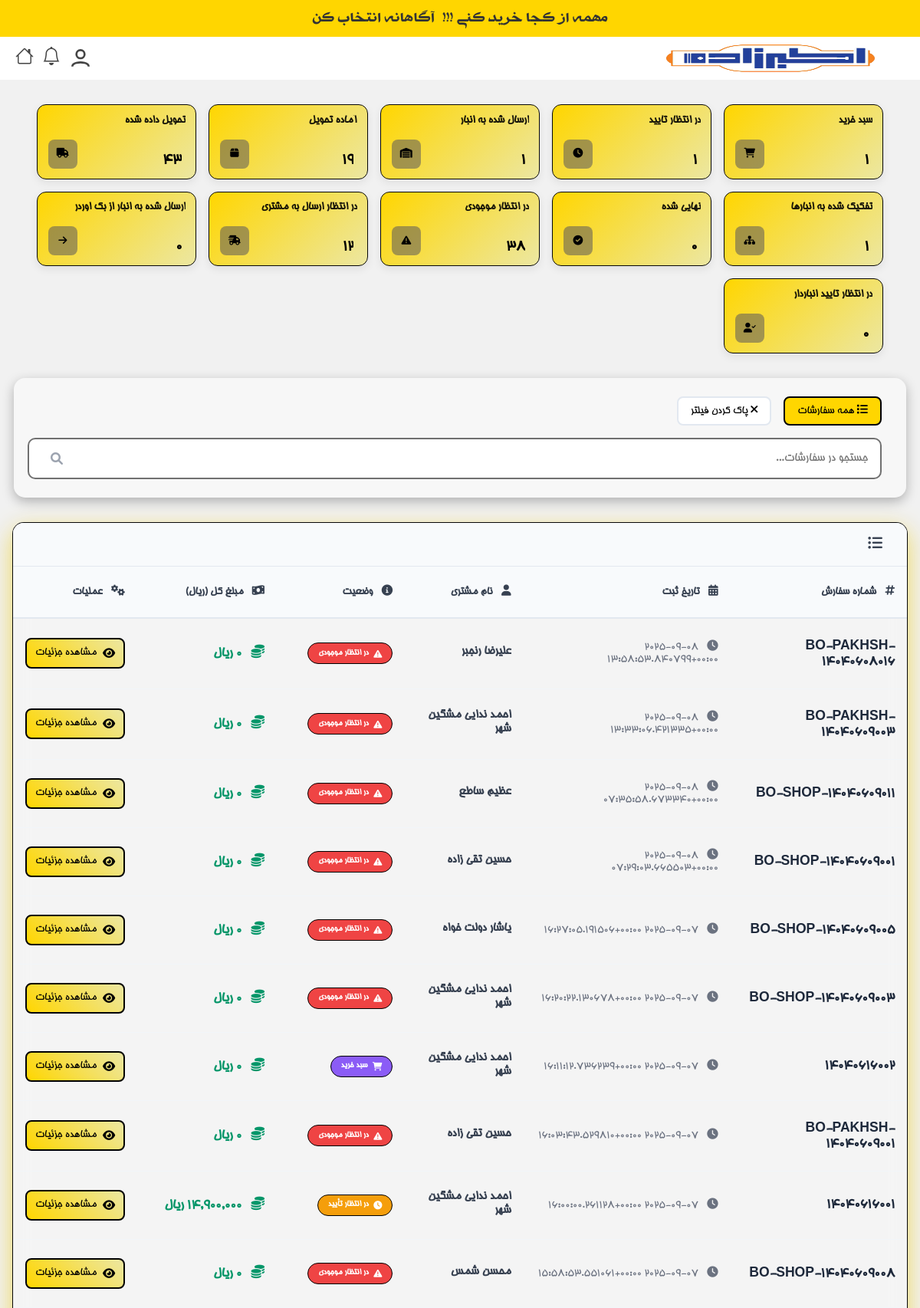
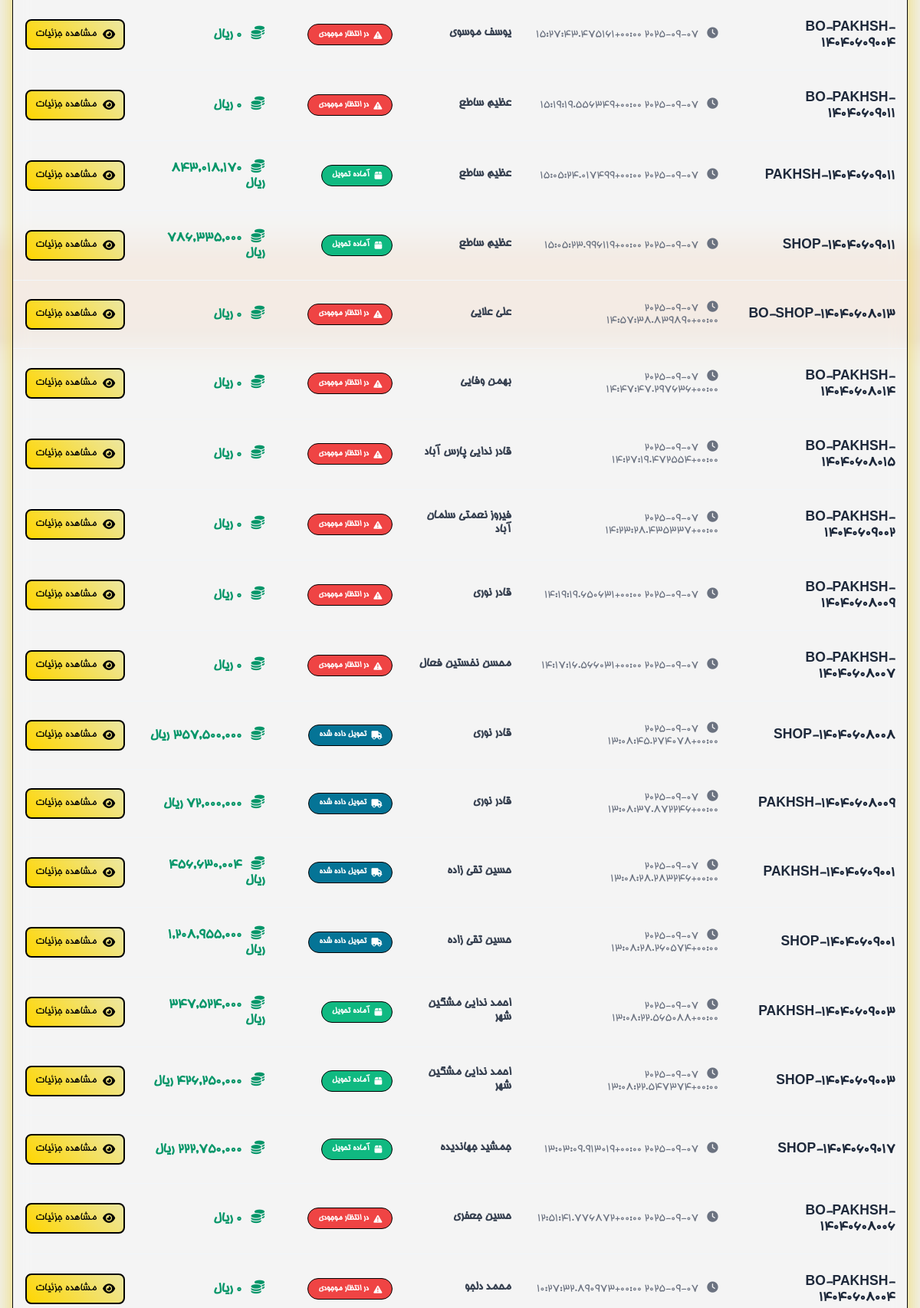
/order/ (signed in, upper part), run on the app's committed database (2 pictures, top to bottom).
### products/models.py (models this page shows, shortened)
class Order(models.Model):
    STATUS_CHOICES = [
        ('cart', 'سبد خرید'),
        ('pending', 'در انتظار تأیید'),
        ('warehouse', 'ارسال شده به انبار'),
        ('ready', 'آماده تحویل'),
        ('delivered', 'تحویل داده شده'),
        ('parent', 'تفکیک شده به انبارها'),
        ('completed', 'نهایی شده'),
        ('backorder', 'در انتظار موجودی'),
        ('waiting_for_customer_shipment', 'در انتظار ارسال به مشتری'),
        ('sent_to_warehouse', ' ارسال شده به انبار از بک اوردر'),
        ('waiting_for_warehouse_confirmation', 'در انتظار تایید انباردار'),
    ]
    order_number = models.CharField(
        max_length=100,
        unique=True,
        verbose_name="شماره درخواست",
        blank=True,
        null=True
    )
    document_number = models.CharField(
        max_length=100,
        blank=True,
        null=True,
        verbose_name="شماره سند"
    )
    package_count = models.PositiveIntegerField(
        default=0,
        null=True,
        blank=True,
        verbose_name="تعداد بسته"
    )
    courier_name = models.CharField(
        max_length=100,
        blank=True,
        null=True,
        verbose_name="نام پیک"
    )
    visitor_name = models.CharField(max_length=100, verbose_name="نام ویزیتور")
    customer = models.ForeignKey(
        Customer,
        on_delete=models.PROTECT,   # پیشنهاد امنیتی: سفارش بدون مشتری باقی نماند
        verbose_name="مشتری"
    )
    created_at = models.DateTimeField(auto_now_add=True, verbose_name="تاریخ ثبت")
    updated_at = models.DateTimeField(auto_now=True, verbose_name="تاریخ به‌روزرسانی")
    payment_term = models.CharField(
        max_length=10,
        choices=Product.PAYMENT_TERMS_CHOICES,
        verbose_name="شرایط تسویه"
    )
    status = models.CharField(
        max_length=100,
        choices=STATUS_CHOICES,
        default='pending',
        verbose_name="وضعیت سفارش"
    )
    parent = models.ForeignKey(
        'self',
        on_delete=models.SET_NULL,
        null=True,
        blank=True,
        related_name='children',
        verbose_name="سفارش مادر (قدیمی)"
    )
    is_sub_order = models.BooleanField(default=False, verbose_name="آیا زیرسفارش است؟ (قدیمی)")
    parent_order = models.ForeignKey(
        'self',
        on_delete=models.SET_NULL,
        null=True,
        blank=True,
        related_name='sub_orders',
        verbose_name="سفارش والد (جدید)"
    )
    warehouse = models.ForeignKey(
        'Warehouse',
        null=True,
        blank=True,
        on_delete=models.SET_NULL,
        related_name='orders',
        verbose_name="انبار"
    )
    total_price = models.DecimalField(
        max_digits=100,
        decimal_places=0,
        default=0,
        verbose_name="جمع کل سفارش"
    )
    class Meta:
        constraints = [
            models.UniqueConstraint(
                fields=['document_number'],
                name='unique_document_number',
                condition=models.Q(document_number__isnull=False) & ~models.Q(document_number='')
            )
        ]

class Customer(models.Model):
    first_name = models.CharField(max_length=100, verbose_name="نام")
    last_name = models.CharField(max_length=100, verbose_name="نام خانوادگی")
    store_name = models.CharField(max_length=255, blank=True, null=True, verbose_name="نام فروشگاه")
    phone = models.CharField(max_length=20, blank=True, null=True, verbose_name="تلفن ثابت")
    mobile = models.CharField(
        max_length=20,
        unique=True,
        verbose_name="شماره موبایل",
        error_messages={
            'unique': 'مشتری دیگری با این شماره همراه قبلاً ثبت شده است.'
        }
    )
    province = models.ForeignKey(Province, on_delete=models.CASCADE, verbose_name="استان")
    county = models.ForeignKey(County, on_delete=models.CASCADE, verbose_name="شهرستان")
    address = models.TextField(blank=True, null=True, verbose_name="آدرس")
    created_by = models.ForeignKey(
        User, on_delete=models.SET_NULL, null=True, related_name='created_customers', verbose_name="ایجاد شده توسط"
    )
    user = models.OneToOneField(
        User, on_delete=models.SET_NULL, null=True, blank=True, related_name='customer_profile', verbose_name="کاربر مرتبط"
    )
    created_at = models.DateTimeField(auto_now_add=True, verbose_name="تاریخ ایجاد")
    class Meta:
        verbose_name = "مشتری"
        verbose_name_plural = "مشتریان"

### products/views.py (the view)
# urls.py: path('order/', views.order_list_view, name='order'),  # صفحه لیست سفارش‌ها
@login_required
def order_list_view(request):
    is_manager = request.user.groups.filter(name='مدیر').exists()
    if is_manager:
        orders = Order.objects.all().order_by('-created_at')
    else:
        orders = Order.objects.filter(visitor_name=request.user.username).order_by('-created_at')
    for order in orders:
        if order.status in ['pending', 'warehouse', 'parent']:
            order.total_price = sum(item.price * (item.requested_quantity or 0) for item in order.items.all())
        else:
            order.total_price = sum(item.price * (item.allocated_quantity or 0) for item in order.items.all())
    context = {
        'orders': orders,
        'is_manager': is_manager,
    }
    return render(request, 'products/order_list.html', context)

### products/templates/products/order_list.html (shortened to what this page needs)
{% extends 'products/base.html' %}
{% load static %}
{% load humanize %}
{% load custom_filters %}
{% block extra_css %}
<link href="https://cdnjs.cloudflare.com/ajax/libs/font-awesome/6.0.0/css/all.min.css" rel="stylesheet">
{% endblock %}
{% block content %}
    <div class="stats-section">
        <div class="stat-card stat-cart" data-status="cart">
            <div class="stat-content">
                <div class="stat-info">
                    <h3>سبد خرید</h3>
                    <p id="cart-count">0</p>
                </div>
                <div class="stat-icon">
                    <i class="fas fa-shopping-cart"></i>
                </div>
            </div>
        </div>
        <div class="stat-card stat-pending" data-status="pending">
            <div class="stat-content">
                <div class="stat-info">
                    <h3>در انتظار تأیید</h3>
                    <p id="pending-count">0</p>
                </div>
                <div class="stat-icon">
                    <i class="fas fa-clock"></i>
                </div>
            </div>
        </div>
        <div class="stat-card stat-warehouse" data-status="warehouse">
            <div class="stat-content">
                <div class="stat-info">
                    <h3>ارسال شده به انبار</h3>
                    <p id="warehouse-count">0</p>
                </div>
                <div class="stat-icon">
                    <i class="fas fa-warehouse"></i>
                </div>
            </div>
        </div>
        <div class="stat-card stat-ready" data-status="ready">
            <div class="stat-content">
                <div class="stat-info">
                    <h3>آماده تحویل</h3>
                    <p id="ready-count">0</p>
                </div>
                <div class="stat-icon">
                    <i class="fas fa-box"></i>
                </div>
            </div>
        </div>
        <div class="stat-card stat-delivered" data-status="delivered">
            <div class="stat-content">
                <div class="stat-info">
                    <h3>تحویل داده شده</h3>
                    <p id="delivered-count">0</p>
                </div>
                <div class="stat-icon">
                    <i class="fas fa-truck"></i>
                </div>
            </div>
        </div>
        <div class="stat-card stat-parent" data-status="parent">
            <div class="stat-content">
                <div class="stat-info">
                    <h3>تفکیک شده به انبارها</h3>
                    <p id="parent-count">0</p>
                </div>
                <div class="stat-icon">
                    <i class="fas fa-sitemap"></i>
                </div>
            </div>
        </div>
        <div class="stat-card stat-completed" data-status="completed">
            <div class="stat-content">
                <div class="stat-info">
                    <h3>نهایی شده</h3>
                    <p id="completed-count">0</p>
                </div>
                <div class="stat-icon">
                    <i class="fas fa-check-circle"></i>
                </div>
            </div>
        </div>
        <div class="stat-card stat-backorder" data-status="backorder">
            <div class="stat-content">
                <div class="stat-info">
                    <h3>در انتظار موجودی</h3>
                    <p id="backorder-count">0</p>
                </div>
                <div class="stat-icon">
                    <i class="fas fa-exclamation-triangle"></i>
                </div>
            </div>
        </div>
        <div class="stat-card stat-waiting_for_customer_shipment" data-status="waiting_for_customer_shipment">
            <div class="stat-content">
                <div class="stat-info">
                    <h3>در انتظار ارسال به مشتری</h3>
                    <p id="waiting_for_customer_shipment-count">0</p>
                </div>
                <div class="stat-icon">
                    <i class="fas fa-shipping-fast"></i>
                </div>
            </div>
        </div>
        <div class="stat-card stat-sent_to_warehouse" data-status="sent_to_warehouse">
            <div class="stat-content">
                <div class="stat-info">
                    <h3>ارسال شده به انبار از بک اوردر</h3>
                    <p id="sent_to_warehouse-count">0</p>
                </div>
                <div class="stat-icon">
                    <i class="fas fa-arrow-right"></i>
                </div>
            </div>
        </div>
        <div class="stat-card stat-waiting_for_warehouse_confirmation" data-status="waiting_for_warehouse_confirmation">
            <div class="stat-content">
                <div class="stat-info">
                    <h3>در انتظار تایید انباردار</h3>
                    <p id="waiting_for_warehouse_confirmation-count">0</p>
                </div>
                <div class="stat-icon">
                    <i class="fas fa-user-check"></i>
                </div>
            </div>
        </div>
    </div>
    <div class="search-section">
        <div class="filter-controls">
            <button class="filter-btn active" data-filter="all">
                <i class="fas fa-list"></i>
                همه سفارشات
            </button>
            <button class="filter-btn" id="clear-filter">
                <i class="fas fa-times"></i>
                پاک کردن فیلتر
            </button>
        </div>
        <div style="position: relative;">
            <input type="text" class="search-input" placeholder="جستجو در سفارشات..." id="searchInput">
            <i class="fas fa-search" style="position: absolute; left: 1rem; top: 50%; transform: translateY(-50%); color: #9ca3af;"></i>
        </div>
    </div>
    <div class="table-container">
        <div class="table-header">
            <h3 style="margin: 0; font-size: 1.2rem; font-weight: 600; color: #374151;">
                <i class="fas fa-list-ul" style="margin-left: 0.5rem;"></i>
            </h3>
        </div>
        <div class="table-responsive">
            <table class="modern-table">
                <thead>
                    <tr>
                        <th>
                            <i class="fas fa-hashtag" style="margin-left: 0.5rem;"></i>
                            شماره سفارش
                        </th>
                        <th>
                            <i class="fas fa-calendar-alt" style="margin-left: 0.5rem;"></i>
                            تاریخ ثبت
                        </th>
                        <th>
                            <i class="fas fa-user" style="margin-left: 0.5rem;"></i>
                            نام مشتری
                        </th>
                        <th>
                            <i class="fas fa-info-circle" style="margin-left: 0.5rem;"></i>
                            وضعیت
                        </th>
                        <th>
                            <i class="fas fa-money-bill-wave" style="margin-left: 0.5rem;"></i>
                            مبلغ کل (ریال)
                        </th>
                        <th>
                            <i class="fas fa-cogs" style="margin-left: 0.5rem;"></i>
                            عملیات
                        </th>
                    </tr>
                </thead>
                <tbody>
                    {% for order in orders %}
                    <tr data-status="{{ order.status }}">
                        <td>
                            <div class="order-number">
                                {{ order.order_number|default:order.id }}
                            </div>
                        </td>
                        <td>
                            <div class="date-time">
                                <i class="fas fa-clock" style="margin-left: 0.5rem;"></i>
                                {{ order.created_at|jformat:"%H:%M - %Y/%m/%d" }}
                            </div>
                        </td>
                        <td>
                            <div class="customer-name">
                                {{ order.customer.first_name }} {{ order.customer.last_name }}
                            </div>
                        </td>
                        <td>
                            <span class="status-badge status-{{ order.status }}">
                                {% if order.status == 'cart' %}
                                    <i class="fas fa-shopping-cart"></i>
                                {% elif order.status == 'pending' %}
                                    <i class="fas fa-clock"></i>
                                {% elif order.status == 'warehouse' %}
                                    <i class="fas fa-warehouse"></i>
                                {% elif order.status == 'ready' %}
                                    <i class="fas fa-box"></i>
                                {% elif order.status == 'delivered' %}
                                    <i class="fas fa-truck"></i>
                                {% elif order.status == 'parent' %}
                                    <i class="fas fa-sitemap"></i>
                                {% elif order.status == 'completed' %}
                                    <i class="fas fa-check-circle"></i>
                                {% elif order.status == 'backorder' %}
                                    <i class="fas fa-exclamation-triangle"></i>
                                {% elif order.status == 'waiting_for_customer_shipment' %}
                                    <i class="fas fa-shipping-fast"></i>
                                {% elif order.status == 'sent_to_warehouse' %}
                                    <i class="fas fa-arrow-right"></i>
                                {% elif order.status == 'waiting_for_warehouse_confirmation' %}
                                    <i class="fas fa-user-check"></i>
                                {% else %}
                                    <i class="fas fa-question"></i>
                                {% endif %}
                                {{ order.get_status_display }}
                            </span>
                        </td>
                        <td>
                            <div class="price-amount">
                                <i class="fas fa-coins" style="margin-left: 0.5rem;"></i>
                                {{ order.total_price|intcomma }} ریال
                            </div>
                        </td>
                        <td>
                            <a href="{% url 'products:order_detail_view' order.id %}" class="action-btn">
                                <i class="fas fa-eye"></i>
                                مشاهده جزئیات
                            </a>
                        </td>
                    </tr>
                    {% endfor %}
                </tbody>
            </table>
        </div>
    </div>
</div>
{% endblock content %}

### data on the page
Order: order_number "BO-PAKHSH-14040608016", created_at|jformat "2025-09-08 13:58:53.840799+00:00", customer.first_name "علیرضا", customer.last_name "رنجبر", status "در انتظار موجودی", total_price "0"
Order: order_number "BO-PAKHSH-14040609003", created_at|jformat "2025-09-08 13:33:06.421335+00:00", customer.first_name "احمد", customer.last_name "ندایی مشگین شهر", status "در انتظار موجودی", total_price "0"
Order: order_number "BO-SHOP-14040609011", created_at|jformat "2025-09-08 07:35:58.673340+00:00", customer.first_name "عظیم", customer.last_name "ساطع", status "در انتظار موجودی", total_price "0"
Order: order_number "BO-SHOP-14040609001", created_at|jformat "2025-09-08 07:29:03.665503+00:00", customer.first_name "حسین", customer.last_name "تقی زاده", status "در انتظار موجودی", total_price "0"
Order: order_number "BO-SHOP-14040609005", created_at|jformat "2025-09-07 16:27:05.191506+00:00", customer.first_name "یاشار", customer.last_name "دولت خواه", status "در انتظار موجودی", total_price "0"
Order: order_number "BO-SHOP-14040609003", created_at|jformat "2025-09-07 16:20:22.130678+00:00", customer.first_name "احمد", customer.last_name "ندایی مشگین شهر", status "در انتظار موجودی", total_price "0"
Order: order_number "14040616002", created_at|jformat "2025-09-07 16:11:12.736239+00:00", customer.first_name "احمد", customer.last_name "ندایی مشگین شهر", status "سبد خرید", total_price "0"
Order: order_number "BO-PAKHSH-14040609001", created_at|jformat "2025-09-07 16:03:43.529810+00:00", customer.first_name "حسین", customer.last_name "تقی زاده", status "در انتظار موجودی", total_price "0"
Order: order_number "14040616001", created_at|jformat "2025-09-07 16:00:00.261128+00:00", customer.first_name "احمد", customer.last_name "ندایی مشگین شهر", status "در انتظار تأیید", total_price "14,900,000"
Order: order_number "BO-SHOP-14040609008", created_at|jformat "2025-09-07 15:58:53.551061+00:00", customer.first_name "محسن", customer.last_name "شمس", status "در انتظار موجودی", total_price "0"
Order: order_number "BO-PAKHSH-14040609004", created_at|jformat "2025-09-07 15:27:43.475161+00:00", customer.first_name "یوسف", customer.last_name "موسوی", status "در انتظار موجودی", total_price "0"
Order: order_number "BO-PAKHSH-14040609011", created_at|jformat "2025-09-07 15:19:19.556349+00:00", customer.first_name "عظیم", customer.last_name "ساطع", status "در انتظار موجودی", total_price "0"
Order: order_number "PAKHSH-14040609011", created_at|jformat "2025-09-07 15:05:24.017499+00:00", customer.first_name "عظیم", customer.last_name "ساطع", status "آماده تحویل", total_price "843,018,170"
Order: order_number "SHOP-14040609011", created_at|jformat "2025-09-07 15:05:23.996119+00:00", customer.first_name "عظیم", customer.last_name "ساطع", status "آماده تحویل", total_price "786,335,000"
Order: order_number "BO-SHOP-14040608013", created_at|jformat "2025-09-07 14:57:38.839890+00:00", customer.first_name "علی", customer.last_name "علایی", status "در انتظار موجودی", total_price "0"
Order: order_number "BO-PAKHSH-14040608014", created_at|jformat "2025-09-07 14:47:47.297636+00:00", customer.first_name "بهمن", customer.last_name "وفایی", status "در انتظار موجودی", total_price "0"
Order: order_number "BO-PAKHSH-14040608015", created_at|jformat "2025-09-07 14:27:19.472554+00:00", customer.first_name "قادر", customer.last_name "ندایی پارس آباد", status "در انتظار موجودی", total_price "0"
Order: order_number "BO-PAKHSH-14040609002", created_at|jformat "2025-09-07 14:23:28.435337+00:00", customer.first_name "فیروز", customer.last_name "نعمتی سلمان آباد", status "در انتظار موجودی", total_price "0"
Order: order_number "BO-PAKHSH-14040608009", created_at|jformat "2025-09-07 14:19:19.650631+00:00", customer.first_name "قادر", customer.last_name "نوری", status "در انتظار موجودی", total_price "0"
Order: order_number "BO-PAKHSH-14040608007", created_at|jformat "2025-09-07 14:17:16.566031+00:00", customer.first_name "محسن", customer.last_name "نخستین فعال", status "در انتظار موجودی", total_price "0"
Order: order_number "SHOP-14040608008", created_at|jformat "2025-09-07 13:08:45.274078+00:00", customer.first_name "قادر", customer.last_name "نوری", status "تحویل داده شده", total_price "357,500,000"
Order: order_number "PAKHSH-14040608009", created_at|jformat "2025-09-07 13:08:37.872246+00:00", customer.first_name "قادر", customer.last_name "نوری", status "تحویل داده شده", total_price "72,000,000"
Order: order_number "PAKHSH-14040609001", created_at|jformat "2025-09-07 13:08:28.283246+00:00", customer.first_name "حسین", customer.last_name "تقی زاده", status "تحویل داده شده", total_price "456,630,004"
Order: order_number "SHOP-14040609001", created_at|jformat "2025-09-07 13:08:28.260574+00:00", customer.first_name "حسین", customer.last_name "تقی زاده", status "تحویل داده شده", total_price "1,208,955,000"
Order: order_number "PAKHSH-14040609003", created_at|jformat "2025-09-07 13:08:22.565088+00:00", customer.first_name "احمد", customer.last_name "ندایی مشگین شهر", status "آماده تحویل", total_price "347,524,000"
Order: order_number "SHOP-14040609003", created_at|jformat "2025-09-07 13:08:22.547374+00:00", customer.first_name "احمد", customer.last_name "ندایی مشگین شهر", status "آماده تحویل", total_price "426,250,000"
Order: order_number "SHOP-14040609017", created_at|jformat "2025-09-07 13:03:09.913019+00:00", customer.first_name "جمشید", customer.last_name "جهاندیده", status "آماده تحویل", total_price "222,750,000"
Order: order_number "BO-PAKHSH-14040608006", created_at|jformat "2025-09-07 12:51:41.776872+00:00", customer.first_name "حسین", customer.last_name "جعفری", status "در انتظار موجودی", total_price "0"
Order: order_number "BO-PAKHSH-14040608004", created_at|jformat "2025-09-07 10:27:32.890973+00:00", customer.first_name "محمد", customer.last_name "دلجو", status "در انتظار موجودی", total_price "0"
